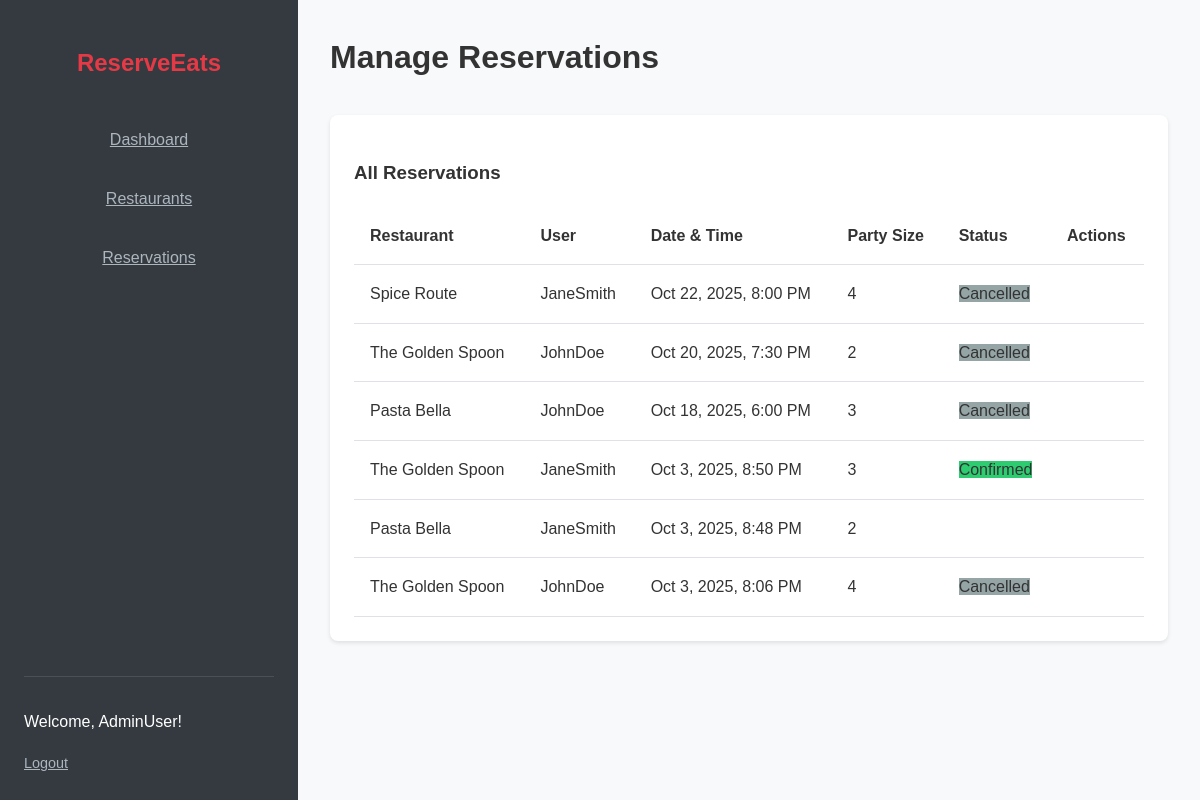
The app's page /admin/manage_reservations.php (signed in) with its own data.
### tables this page shows
CREATE TABLE `reservations` (
  `id` int(11) NOT NULL,
  `user_id` int(11) NOT NULL,
  `restaurant_id` int(11) NOT NULL,
  `reservation_time` datetime NOT NULL,
  `party_size` int(11) NOT NULL,
  `status` enum('confirmed','cancelled','pending') DEFAULT 'pending',
  `payment_status` varchar(50) NOT NULL DEFAULT 'not_required',
  `stripe_payment_intent_id` varchar(255) DEFAULT NULL,
  `created_at` datetime DEFAULT current_timestamp()
);

CREATE TABLE `restaurants` (
  `id` int(11) NOT NULL,
  `name` varchar(100) NOT NULL,
  `description` text NOT NULL,
  `address` varchar(255) NOT NULL,
  `cuisine` varchar(100) NOT NULL,
  `opening_time` time NOT NULL,
  `closing_time` time NOT NULL,
  `image_url` varchar(255) DEFAULT 'assets/default-restaurant.jpg',
  `deposit_amount` decimal(10,2) NOT NULL DEFAULT 0.00
);

CREATE TABLE `users` (
  `id` int(11) NOT NULL,
  `username` varchar(50) NOT NULL,
  `password` varchar(255) NOT NULL,
  `role` varchar(50) NOT NULL DEFAULT 'user',
  `email` varchar(100) NOT NULL,
  `phone` varchar(20) NOT NULL,
  `created_at` datetime DEFAULT current_timestamp()
);

### admin/manage_reservations.php (the view, shortened to what this page needs)
<?php
include 'includes/header.php';
?>
<h2 class="admin-page-title">Manage Reservations</h2>
<div class="admin-section">
    <h3>All Reservations</h3>
    <table class="admin-table">
        <thead>
            <tr>
                <th>Restaurant</th>
                <th>User</th>
                <th>Date & Time</th>
                <th>Party Size</th>
                <th>Status</th>
                <th>Actions</th>
            </tr>
        </thead>
        <tbody>
            <?php
            $sql = "SELECT res.*, u.username, r.name as restaurant_name
                    FROM reservations res
                    JOIN users u ON res.user_id = u.id
                    JOIN restaurants r ON res.restaurant_id = r.id
                    ORDER BY res.reservation_time DESC";
            $result = $conn->query($sql);
            if ($result->num_rows > 0) {
                while($row = $result->fetch_assoc()) {
                    echo "<tr>";
                    echo "<td>" . htmlspecialchars($row['restaurant_name']) . "</td>";
                    echo "<td>" . htmlspecialchars($row['username']) . "</td>";
                    echo "<td>" . date('M j, Y, g:i A', strtotime($row['reservation_time'])) . "</td>";
                    echo "<td>" . $row['party_size'] . "</td>";
                    echo "<td><span class='status-badge status-" . strtolower($row['status']) . "'>" . ucfirst($row['status']) . "</span></td>";
                    echo "<td>";
                    echo "</td>";
                    echo "</tr>";
                }
            } else {
                echo "<tr><td colspan='6'>No reservations found.</td></tr>";
            }
            ?>
        </tbody>
    </table>
</div>
<?php include 'includes/footer.php'; ?>

### assets/css/style.css (style rules this page uses)
body { font-family: 'Poppins', sans-serif; margin: 0; background-color: #f4f7f6; color: #333; line-height: 1.6; display: flex; flex-direction: column; min-height: 100vh; }
.status-confirmed { background-color: #2ecc71; }
.status-cancelled { background-color: #95a5a6; }
.admin-body { background-color: #f8f9fa; }
.admin-page-title { margin-top: 0; margin-bottom: 2rem; font-size: 2rem; }
.admin-section { background-color: #fff; padding: 1.5rem; border-radius: 8px; box-shadow: 0 2px 4px rgba(0,0,0,0.1); margin-bottom: 2rem; }
.admin-table { width: 100%; border-collapse: collapse; }
.admin-table th, .admin-table td { padding: 1rem; text-align: left; border-bottom: 1px solid #dee2e6; vertical-align: middle; }
.admin-table th { font-weight: 600; }

### records on screen
reservations: restaurant.name "Spice Route", user.username "JaneSmith", reservation_time "Oct 22, 2025, 8:00 PM", party_size "4", status "Cancelled"
reservations: restaurant.name "The Golden Spoon", user.username "JohnDoe", reservation_time "Oct 20, 2025, 7:30 PM", party_size "2", status "Cancelled"
reservations: restaurant.name "Pasta Bella", user.username "JohnDoe", reservation_time "Oct 18, 2025, 6:00 PM", party_size "3", status "Cancelled"
reservations: restaurant.name "The Golden Spoon", user.username "JaneSmith", reservation_time "Oct 3, 2025, 8:50 PM", party_size "3", status "Confirmed"
reservations: restaurant.name "Pasta Bella", user.username "JaneSmith", reservation_time "Oct 3, 2025, 8:48 PM", party_size "2"
reservations: restaurant.name "The Golden Spoon", user.username "JohnDoe", reservation_time "Oct 3, 2025, 8:06 PM", party_size "4", status "Cancelled"

### other values on screen
$_SESSION['username'] "AdminUser"
